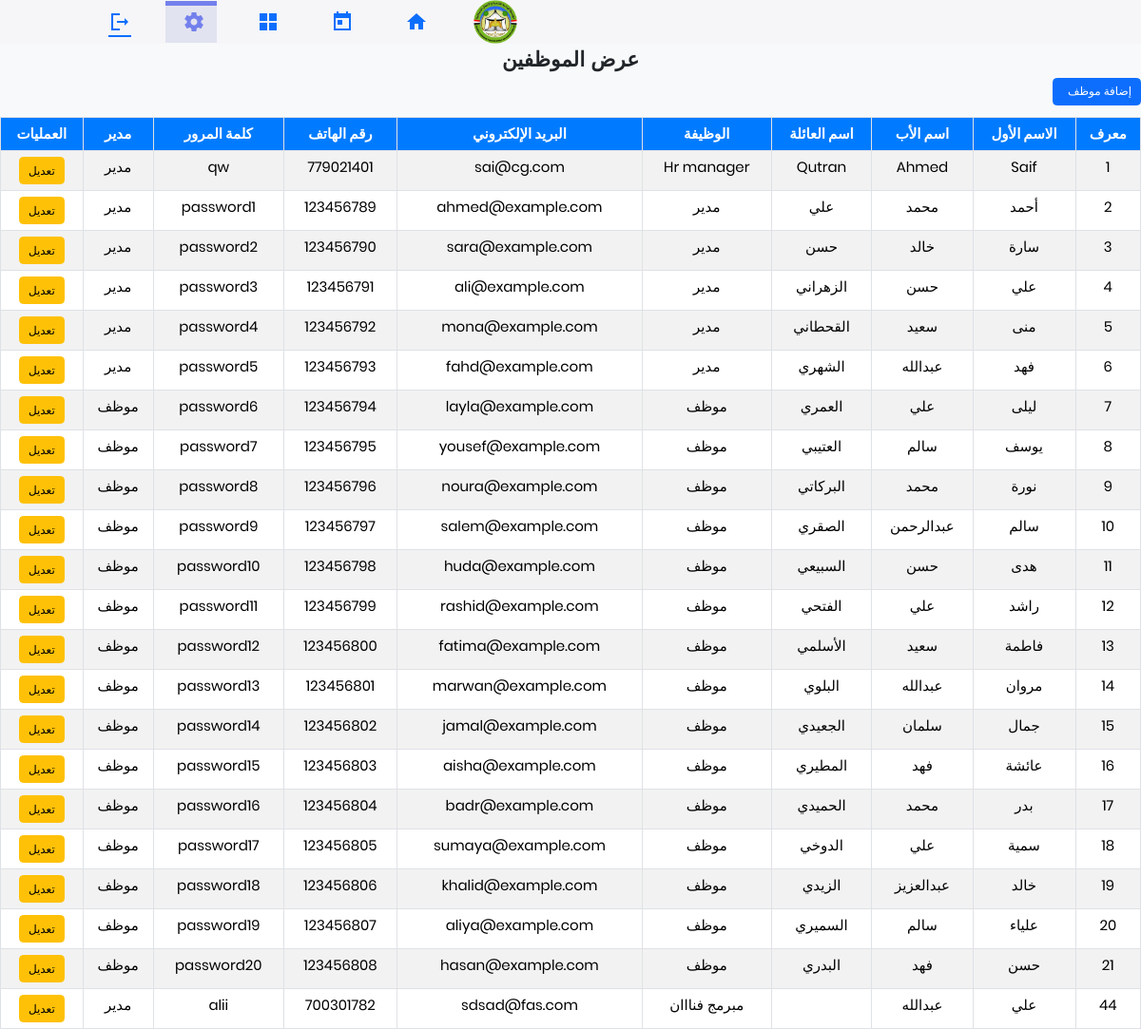
The app's page /Views/viowusers.php with its own data.
### tables this page shows
CREATE TABLE `users` (
  `user_id` int(6) unsigned NOT NULL AUTO_INCREMENT,
  `first_name` varchar(30) NOT NULL,
  `middle_name` varchar(30) NOT NULL,
  `last_name` varchar(30) NOT NULL,
  `user_photo` varchar(150) DEFAULT NULL,
  `title` varchar(50) NOT NULL,
  `email` varchar(50) NOT NULL,
  `phone` int(14) NOT NULL,
  `password` varchar(20) NOT NULL DEFAULT '123',
  `is_manager` tinyint(4) NOT NULL DEFAULT 0,
  `token` varchar(50) DEFAULT NULL,
  PRIMARY KEY (`user_id`)
);

### Model/Table.php (called while the page is built, shortened)
<?php
abstract class Table
{
    protected static $tableName;
    protected static $connection;
    public static function setConn()
    {
        static::$connection = new \mysqli('localhost', 'root', '', 'on_time');
    }
    static function All()
    {
        $tableName = static::$tableName;
        $query = "SELECT * FROM $tableName";
        $result = self::$connection->query($query);
        return $result->fetch_all(MYSQLI_BOTH);
    }
}

### Views/viowusers.php (the view, shortened to what this page needs)
<?php
include "../components/head.php";
include "../components/sitting.php";
include "../Model/Table.php";
$users = Model\User::All();
?>
<head>
    <link rel="stylesheet" href="../bootstrap.css">
    <link rel="stylesheet" href="../Views/styelss.css">
</head>
<body data-bs-theme="light">
    <div class="contai">
        <h1 class="text-center">عرض الموظفين </h1>
        <div class="text-end mb-3">
            <a href="add_user.php" class="btn btn-primary">
                إضافة موظف&nbsp;&nbsp;<i class="fa fa-plus"></i>
            </a>
        </div>
        <?php
        if (isset($users['error'])) {
            echo "<div class='alert alert-danger text-center'>" . $users['error'] . "</div>";
        } elseif (isset($users['info'])) {
            echo "<div class='alert alert-info text-center'>" . $users['info'] . "</div>";
        } else {
            echo '<table class="table table-bordered table-striped text-center">';
            echo '<thead>';
            echo '<tr>';
            echo '<th>معرف   </th>';
            echo '<th> الاسم الأول </th>';
            echo '<th> اسم الأب </th>';
            echo '<th>اسم العائلة</th>';
            echo '<th> الوظيفة</th>';
            echo '<th>البريد الإلكتروني</th>';
            echo '<th>رقم الهاتف</th>';
            echo '<th>كلمة المرور </th>';
            echo '<th> مدير </th>';
            echo '<th> العمليات </th>';
            echo '</tr>';
            echo '</thead>';
            echo '<tbody>';
            foreach ($users as $fetch) {
                echo '<tr>';
                echo '<td>' . $fetch['user_id'] . '</td>';
                echo '<td>' . $fetch['first_name'] . '</td>';
                echo '<td>' . $fetch['middle_name'] . '</td>';
                echo '<td>' . $fetch['last_name'] . '</td>';
                echo '<td>' . $fetch['title'] . '</td>';
                echo '<td>' . $fetch['email'] . '</td>';
                echo '<td>' . $fetch['phone'] . '</td>';
                echo '<td>' . $fetch['password'] . '</td>';
                if ($fetch['is_manager'] == 1) {
                    echo '<td> مدير</td>';
                } else {
                    echo '<td> موظف</td>';
                }
                echo '<td>';
                echo '<a href="../Views/edit_user.php?user_id=' . $fetch['user_id'] . '" class="btn btn-warning">تعديل</a>';
                echo '</td>';
                echo '</tr>';
            }
            echo '</tbody>';
            echo '</table>';
        }
        ?>
    </div>
</body>

### assets/css/style.css (style rules this page uses)
:root { --color-primary: #7380ec; --color-danger: #ff7782; --color-success: #41f1b6; --color-warning: #ffbb55; --color-white: #fff; --color-info: #7d8da1; --color-dark: #363949; --color-light: rgba(132, 139, 200, 0.18); --color-dark-varient: #677483; --color-background: #f6f6f9; --card-border-radius: 2rem; --border-radius-1: 0.4rem; --border-radius-2: 1.2rem; --card-padding: 1.8rem; --box-shadow: 0 2rem 3rem var(--color-light); }
* { margin: 0; padding: 0; text-decoration: none; list-style: none; box-sizing: border-box; }
html { font-size: 14px; scroll-behavior: smooth; }
body { font-size: 13px; line-height: 1.8; color: #222; background: #f8f8f8; font-weight: 400; font-family: Poppins; }

### Views/styelss.css (style rules this page uses)
* { margin: 0; padding: 0; text-decoration: none; list-style: none; box-sizing: border-box; }
html { font-size: 14px; scroll-behavior: smooth; }
body { font-family: "Poppins", sans-serif; font-size: 0.88rem; user-select: none; overflow-x: hidden; }
h1 { font-weight: 800; font-size: 1.8rem; }
@media screen and (max-width: 1200px) { html { font-size: 12px; } }

### Views/viowusers.php (style rules this page uses)
body { direction: rtl; background-color: #f8f9fa; font-size: 15px; }
.contai { margin-top: 20px; position: relative; top: 30px; }
.table thead th { background-color: #007bff; color: white; }

### records on screen
users: user_id "1", first_name "Saif", middle_name "Ahmed", last_name "Qutran", title "Hr manager", email "sai@cg.com", phone "779021401", password "qw", is_manager "مدير"
users: user_id "2", first_name "أحمد", middle_name "محمد", last_name "علي", title "مدير", email "ahmed@example.com", phone "123456789", password "password1", is_manager "مدير"
users: user_id "3", first_name "سارة", middle_name "خالد", last_name "حسن", title "مدير", email "sara@example.com", phone "123456790", password "password2", is_manager "مدير"
users: user_id "4", first_name "علي", middle_name "حسن", last_name "الزهراني", title "مدير", email "ali@example.com", phone "123456791", password "password3", is_manager "مدير"
users: user_id "5", first_name "منى", middle_name "سعيد", last_name "القحطاني", title "مدير", email "mona@example.com", phone "123456792", password "password4", is_manager "مدير"
users: user_id "6", first_name "فهد", middle_name "عبدالله", last_name "الشهري", title "مدير", email "fahd@example.com", phone "123456793", password "password5", is_manager "مدير"
users: user_id "7", first_name "ليلى", middle_name "علي", last_name "العمري", title "موظف", email "layla@example.com", phone "123456794", password "password6", is_manager "موظف"
users: user_id "8", first_name "يوسف", middle_name "سالم", last_name "العتيبي", title "موظف", email "yousef@example.com", phone "123456795", password "password7", is_manager "موظف"
users: user_id "9", first_name "نورة", middle_name "محمد", last_name "البركاتي", title "موظف", email "noura@example.com", phone "123456796", password "password8", is_manager "موظف"
users: user_id "10", first_name "سالم", middle_name "عبدالرحمن", last_name "الصقري", title "موظف", email "salem@example.com", phone "123456797", password "password9", is_manager "موظف"
users: user_id "11", first_name "هدى", middle_name "حسن", last_name "السبيعي", title "موظف", email "huda@example.com", phone "123456798", password "password10", is_manager "موظف"
users: user_id "12", first_name "راشد", middle_name "علي", last_name "الفتحي", title "موظف", email "rashid@example.com", phone "123456799", password "password11", is_manager "موظف"
users: user_id "13", first_name "فاطمة", middle_name "سعيد", last_name "الأسلمي", title "موظف", email "fatima@example.com", phone "123456800", password "password12", is_manager "موظف"
users: user_id "14", first_name "مروان", middle_name "عبدالله", last_name "البلوي", title "موظف", email "marwan@example.com", phone "123456801", password "password13", is_manager "موظف"
users: user_id "15", first_name "جمال", middle_name "سلمان", last_name "الجعيدي", title "موظف", email "jamal@example.com", phone "123456802", password "password14", is_manager "موظف"
users: user_id "16", first_name "عائشة", middle_name "فهد", last_name "المطيري", title "موظف", email "aisha@example.com", phone "123456803", password "password15", is_manager "موظف"
users: user_id "17", first_name "بدر", middle_name "محمد", last_name "الحميدي", title "موظف", email "badr@example.com", phone "123456804", password "password16", is_manager "موظف"
users: user_id "18", first_name "سمية", middle_name "علي", last_name "الدوخي", title "موظف", email "sumaya@example.com", phone "123456805", password "password17", is_manager "موظف"
users: user_id "19", first_name "خالد", middle_name "عبدالعزيز", last_name "الزيدي", title "موظف", email "khalid@example.com", phone "123456806", password "password18", is_manager "موظف"
users: user_id "20", first_name "علياء", middle_name "سالم", last_name "السميري", title "موظف", email "aliya@example.com", phone "123456807", password "password19", is_manager "موظف"
users: user_id "21", first_name "حسن", middle_name "فهد", last_name "البدري", title "موظف", email "hasan@example.com", phone "123456808", password "password20", is_manager "موظف"
users: user_id "44", first_name "علي", middle_name "عبدالله", title "مبرمج فنااان", email "sdsad@fas.com", phone "700301782", password "alii", is_manager "مدير"
